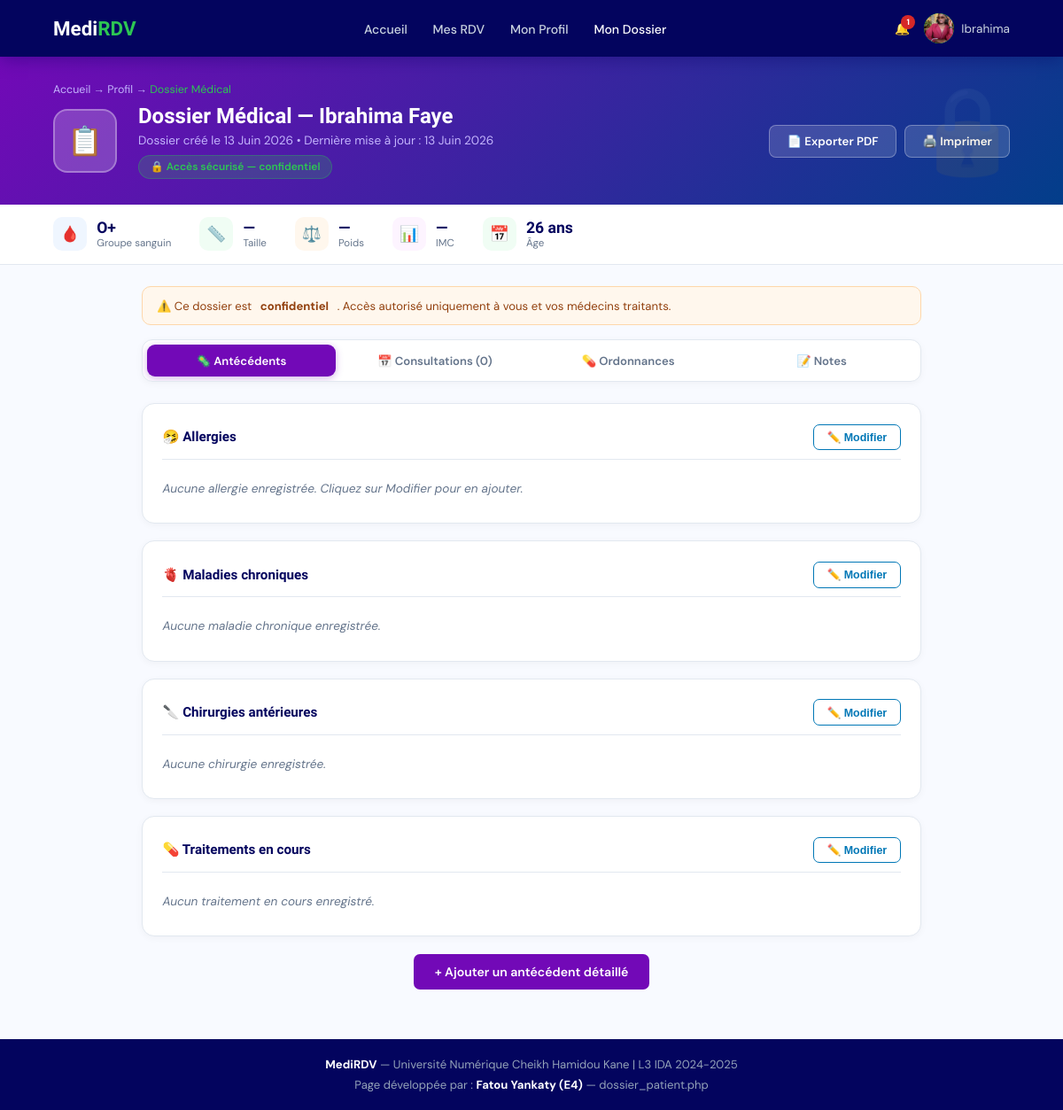
The page /pages/dossier_patient.php (signed in) on the database its author committed.
### tables this page shows
CREATE TABLE IF NOT EXISTS `patients` (
  `id` int NOT NULL AUTO_INCREMENT,
  `nom` varchar(100) NOT NULL,
  `prenom` varchar(100) NOT NULL,
  `email` varchar(150) NOT NULL,
  `telephone` varchar(20) NOT NULL,
  `date_naissance` date NOT NULL,
  `groupe_sanguin` enum('A+','A-','B+','B-','AB+','AB-','O+','O-') DEFAULT NULL,
  `taille` decimal(5,2) DEFAULT NULL,
  `poids` decimal(5,2) DEFAULT NULL,
  `mot_de_passe` varchar(255) NOT NULL,
  `photo` varchar(255) DEFAULT NULL,
  `statut` enum('actif','suspendu','supprime') DEFAULT 'actif',
  `date_inscription` timestamp NULL DEFAULT CURRENT_TIMESTAMP,
  PRIMARY KEY (`id`),
  UNIQUE KEY `email` (`email`)
);

CREATE TABLE IF NOT EXISTS `dossiers` (
  `id` int NOT NULL AUTO_INCREMENT,
  `id_patient` int NOT NULL,
  `antecedents` text,
  `allergies` text,
  `maladies_chroniques` text,
  `chirurgies` text,
  `traitements_en_cours` text,
  `notes_admin` text,
  `date_creation` timestamp NULL DEFAULT CURRENT_TIMESTAMP,
  `date_modification` timestamp NULL DEFAULT CURRENT_TIMESTAMP ON UPDATE CURRENT_TIMESTAMP,
  PRIMARY KEY (`id`),
  UNIQUE KEY `id_patient` (`id_patient`)
);

### pages/dossier_patient.php (the view, shortened to what this page needs)
<?php
require_once __DIR__ . '/../includes/connexion.php';
$patient_id = $_SESSION['user_id'];
$stmt = $pdo->prepare("SELECT * FROM patients WHERE id = :id AND statut = 'actif' LIMIT 1");
$stmt->execute([':id' => $patient_id]);
$patient = $stmt->fetch(PDO::FETCH_ASSOC);
$stmt = $pdo->prepare("SELECT * FROM dossiers WHERE id_patient = :id LIMIT 1");
$stmt->execute([':id' => $patient_id]);
$dossier = $stmt->fetch(PDO::FETCH_ASSOC);
try {
    $pdo->prepare("INSERT INTO journal_acces (id_user, type_user, action, id_dossier, ip_address)
                   VALUES (:id, 'patient', 'consultation_dossier', :did, :ip)")
        ->execute([':id'=>$patient_id, ':did'=>$dossier['id'], ':ip'=>$_SERVER['REMOTE_ADDR']??'']);
} catch(Exception $e) {}
$stmt = $pdo->prepare("
    SELECT c.*, r.date_rdv, r.heure_rdv, r.motif AS motif_rdv,
           m.nom AS m_nom, m.prenom AS m_prenom, m.specialite, m.photo AS m_photo
    FROM consultations c
    JOIN rendezvous r ON r.id = c.id_rendezvous
    JOIN medecins m ON m.id = c.id_medecin
    WHERE c.id_patient = :id
    ORDER BY c.date_consultation DESC
    LIMIT 10
");
$stmt->execute([':id' => $patient_id]);
$consultations = $stmt->fetchAll(PDO::FETCH_ASSOC);
$age = '';
if (!empty($patient['date_naissance'])) {
    $age = (new DateTime())->diff(new DateTime($patient['date_naissance']))->y . ' ans';
}
$imc = '';
$mois_fr = ['January'=>'Janvier','February'=>'Février','March'=>'Mars','April'=>'Avril',
            'May'=>'Mai','June'=>'Juin','July'=>'Juillet','August'=>'Août',
            'September'=>'Septembre','October'=>'Octobre','November'=>'Novembre','December'=>'Décembre'];
function fmtDate($d,$m){if(!$d)return '—';$dt=new DateTime($d);return $dt->format('d').' '.($m[$dt->format('F')]??$dt->format('F')).' '.$dt->format('Y');}
$date_creation   = fmtDate(substr($dossier['date_creation']??'',0,10), $mois_fr);
$date_modif      = fmtDate(substr($dossier['date_modification']??'',0,10), $mois_fr);
$onglet = $_GET['onglet'] ?? 'antecedents';
$stmt = $pdo->prepare("SELECT COUNT(*) FROM notifications WHERE id_destinataire=:id AND type_user='patient' AND lu=0");
$stmt->execute([':id'=>$patient_id]);
$notif_count = (int)$stmt->fetchColumn();
$initiales = strtoupper(mb_substr($patient['prenom'],0,1).mb_substr($patient['nom'],0,1));
?>
<!DOCTYPE html>
<html lang="fr">
<head>
</head>
<body>
<nav>
  <a href="../index.php" class="nav-logo">Medi<span>RDV</span></a>
  <ul class="nav-links" id="navLinks">
    <li><a href="../index.php">Accueil</a></li>
    <li><a href="mes_rdv.php">Mes RDV</a></li>
    <li><a href="profil_patient.php">Mon Profil</a></li>
    <li><a href="dossier_patient.php" class="active">Mon Dossier</a></li>
  </ul>
  <div class="nav-right">
    <a href="notifications.php" class="notif-btn">
      🔔<?php if($notif_count>0):?><span class="notif-dot"><?=$notif_count?></span><?php endif;?>
    </a>
    <div class="nav-user">
      <div class="avatar-sm">
        <?php if(!empty($patient['photo']) && file_exists(__DIR__.'/../assets/img/'.$patient['photo'])): ?>
          <img src="../assets/img/<?=htmlspecialchars($patient['photo'])?>" alt="">
        <?php else: ?>
          <?=$initiales?>
        <?php endif; ?>
      </div>
      <span><?=htmlspecialchars($patient['prenom'])?></span>
    </div>
  </div>
</nav>
<div class="dossier-hero">
  <div class="breadcrumb">
    <a href="../index.php">Accueil</a> →
    <a href="profil_patient.php">Profil</a> →
    <span>Dossier Médical</span>
  </div>
  <div class="d-banner">
    <div class="d-avatar">📋</div>
    <div class="d-info">
      <h1>Dossier Médical — <?=htmlspecialchars($patient['prenom'].' '.$patient['nom'])?></h1>
      <p>Dossier créé le <?=$date_creation?> • Dernière mise à jour : <?=$date_modif?></p>
      <div class="d-badge">🔒 Accès sécurisé — confidentiel</div>
    </div>
    <div class="d-actions">
      <a href="imprimer_dossier.php" class="btn-pdf">📄 Exporter PDF</a>
      <a href="imprimer_dossier.php?print=1" class="btn-pdf">🖨️ Imprimer</a>
    </div>
  </div>
</div>
<div class="vitals-bar">
  <div class="vital">
    <div class="v-icon" style="background:#EFF6FF">🩸</div>
    <div>
      <div class="v-num"><?=htmlspecialchars($patient['groupe_sanguin']??'—')?></div>
      <div class="v-lbl">Groupe sanguin</div>
    </div>
  </div>
  <div class="vital">
    <div class="v-icon" style="background:#F0FDF4">📏</div>
    <div>
      <div class="v-num"><?=!empty($patient['taille'])?(int)$patient['taille'].' cm':'—'?></div>
      <div class="v-lbl">Taille</div>
    </div>
  </div>
  <div class="vital">
    <div class="v-icon" style="background:#FFF7ED">⚖️</div>
    <div>
      <div class="v-num"><?=!empty($patient['poids'])?(int)$patient['poids'].' kg':'—'?></div>
      <div class="v-lbl">Poids</div>
    </div>
  </div>
  <div class="vital">
    <div class="v-icon" style="background:#FDF4FF">📊</div>
    <div>
      <div class="v-num"><?=$imc?$imc:'—'?></div>
      <div class="v-lbl">IMC</div>
    </div>
  </div>
  <div class="vital">
    <div class="v-icon" style="background:#F0FDF4">📅</div>
    <div>
      <div class="v-num"><?=$age?$age:'—'?></div>
      <div class="v-lbl">Âge</div>
    </div>
  </div>
</div>
<div class="main">
  <div class="access-note">
    ⚠️ Ce dossier est <strong>confidentiel</strong>. Accès autorisé uniquement à vous et vos médecins traitants.
  </div>
  <div class="tabs">
    <a href="?onglet=antecedents" class="tab <?=$onglet==='antecedents'?'active':''?>">🦠 Antécédents</a>
    <a href="?onglet=consultations" class="tab <?=$onglet==='consultations'?'active':''?>">📅 Consultations (<?=count($consultations)?>)</a>
    <a href="?onglet=ordonnances" class="tab <?=$onglet==='ordonnances'?'active':''?>">💊 Ordonnances</a>
    <a href="?onglet=notes" class="tab <?=$onglet==='notes'?'active':''?>">📝 Notes</a>
  </div>
  <?php if($onglet === 'antecedents'): ?>
    <?php
      $allergies = trim($dossier['allergies'] ?? '');
      $chroniques = trim($dossier['maladies_chroniques'] ?? '');
      $chirurgies = trim($dossier['chirurgies'] ?? '');
      $traitements = trim($dossier['traitements_en_cours'] ?? '');
    ?>
    <div class="section">
      <div class="sec-head">
        <h4>🤧 Allergies</h4>
        <button class="btn-edit-sec" onclick="toggleEdit('edit_allergies')">✏️ Modifier</button>
      </div>
      <div id="view_allergies">
        <?php if($allergies): ?>
          <div class="ant-item allergie">
            <div class="ant-icon">🤧</div>
            <div class="ant-body">
              <h6>Allergies connues</h6>
              <p><?=nl2br(htmlspecialchars($allergies))?></p>
              <span class="ant-badge" style="background:#FFF5F5;color:var(--red);border:1px solid #FECACA">⚠️ Allergie</span>
            </div>
          </div>
        <?php else: ?>
          <p class="empty-field">Aucune allergie enregistrée. Cliquez sur Modifier pour en ajouter.</p>
        <?php endif; ?>
      </div>
    </div>
    <div class="section">
      <div class="sec-head">
        <h4>🫀 Maladies chroniques</h4>
        <button class="btn-edit-sec" onclick="toggleEdit('edit_chroniques')">✏️ Modifier</button>
      </div>
      <div id="view_chroniques">
        <?php if($chroniques): ?>
          <div class="ant-list">
            <?php foreach(explode("\n", $chroniques) as $ligne):
              $ligne = trim($ligne);
              if(!$ligne) continue;
            ?>
            <div class="ant-item chronique">
              <div class="ant-icon">🫀</div>
              <div class="ant-body">
                <h6><?=htmlspecialchars($ligne)?></h6>
                <span class="ant-badge" style="background:#FFF7ED;color:#C2410C;border:1px solid #FED7AA">🔄 Chronique</span>
              </div>
            </div>
            <?php endforeach; ?>
          </div>
        <?php else: ?>
          <p class="empty-field">Aucune maladie chronique enregistrée.</p>
        <?php endif; ?>
      </div>
    </div>
    <div class="section">
      <div class="sec-head">
        <h4>🔪 Chirurgies antérieures</h4>
        <button class="btn-edit-sec" onclick="toggleEdit('edit_chirurgies')">✏️ Modifier</button>
      </div>
      <div id="view_chirurgies">
        <?php if($chirurgies): ?>
          <div class="ant-list">
            <?php foreach(explode("\n", $chirurgies) as $ligne):
              $ligne = trim($ligne);
              if(!$ligne) continue;
            ?>
            <div class="ant-item chirurgie">
              <div class="ant-icon">🔪</div>
              <div class="ant-body">
                <h6><?=htmlspecialchars($ligne)?></h6>
                <span class="ant-badge" style="background:#EFF6FF;color:#1D4ED8;border:1px solid #BFDBFE">🔪 Chirurgie</span>
              </div>
            </div>
            <?php endforeach; ?>
          </div>
        <?php else: ?>
          <p class="empty-field">Aucune chirurgie enregistrée.</p>
        <?php endif; ?>
      </div>
    </div>
    <div class="section">
      <div class="sec-head">
        <h4>💊 Traitements en cours</h4>
        <button class="btn-edit-sec" onclick="toggleEdit('edit_traitements')">✏️ Modifier</button>
      </div>
      <div id="view_traitements">
        <?php if($traitements): ?>
          <div class="ant-list">
            <?php foreach(explode("\n", $traitements) as $ligne):
              $ligne = trim($ligne);
              if(!$ligne) continue;
            ?>
            <div class="ant-item traitement">
              <div class="ant-icon">💊</div>
              <div class="ant-body">
                <h6><?=htmlspecialchars($ligne)?></h6>
                <span class="ant-badge" style="background:#F0FDF4;color:#15803D;border:1px solid #BBF7D0">✅ Traitement actif</span>
              </div>
            </div>
            <?php endforeach; ?>
          </div>
        <?php else: ?>
          <p class="empty-field">Aucun traitement en cours enregistré.</p>
        <?php endif; ?>
      </div>
    </div>
    <div style="text-align:center;margin-top:1rem">
      <a href="ajouter_antecedent.php" class="btn-add" style="display:inline-flex;padding:.7rem 1.5rem;font-size:.88rem">
        + Ajouter un antécédent détaillé
      </a>
    </div>
  <?php endif; ?>
</div>
<footer>
  <p><strong>MediRDV</strong> — Université Numérique Cheikh Hamidou Kane | L3 IDA 2024-2025</p>
  <p style="margin-top:.4rem">Page développée par : <strong>Fatou Yankaty (E4)</strong> — dossier_patient.php</p>
</footer>
</body>
</html>

### rows shown on the page
patients: photo (picture), prenom "Ibrahima", prenom+nom "Ibrahima Faye", groupe_sanguin "O+", date_naissance "26 ans"
dossiers: date_creation "13 Juin 2026", date_modification "13 Juin 2026"

### other values the page prints
$notif_count "1"
count($consultations) "0"
